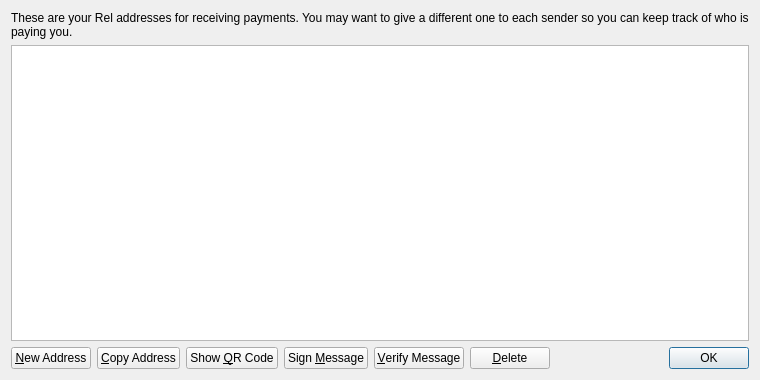
<?xml version="1.0" encoding="UTF-8"?>
<ui version="4.0">
 <class>AddressBookPage</class>
 <widget class="QWidget" name="AddressBookPage">
  <property name="geometry">
   <rect>
    <x>0</x>
    <y>0</y>
    <width>760</width>
    <height>380</height>
   </rect>
  </property>
  <property name="windowTitle">
   <string>Address Book</string>
  </property>
  <layout class="QVBoxLayout" name="verticalLayout">
   <item>
    <widget class="QLabel" name="labelExplanation">
     <property name="text">
      <string>These are your Rel addresses for receiving payments. You may want to give a different one to each sender so you can keep track of who is paying you.</string>
     </property>
     <property name="textFormat">
      <enum>Qt::PlainText</enum>
     </property>
     <property name="wordWrap">
      <bool>true</bool>
     </property>
    </widget>
   </item>
   <item>
    <widget class="QTableView" name="tableView">
     <property name="contextMenuPolicy">
      <enum>Qt::CustomContextMenu</enum>
     </property>
     <property name="toolTip">
      <string>Double-click to edit address or label</string>
     </property>
     <property name="tabKeyNavigation">
      <bool>false</bool>
     </property>
     <property name="selectionMode">
      <enum>QAbstractItemView::SingleSelection</enum>
     </property>
     <property name="selectionBehavior">
      <enum>QAbstractItemView::SelectRows</enum>
     </property>
     <property name="sortingEnabled">
      <bool>true</bool>
     </property>
     <attribute name="verticalHeaderVisible">
      <bool>false</bool>
     </attribute>
    </widget>
   </item>
   <item>
    <layout class="QHBoxLayout" name="horizontalLayout">
     <item>
      <widget class="QPushButton" name="newAddressButton">
       <property name="toolTip">
        <string>Create a new address</string>
       </property>
       <property name="text">
        <string>&amp;New Address</string>
       </property>
      </widget>
     </item>
     <item>
      <widget class="QPushButton" name="copyToClipboard">
       <property name="toolTip">
        <string>Copy the currently selected address to the system clipboard</string>
       </property>
       <property name="text">
        <string>&amp;Copy Address</string>
       </property>
      </widget>
     </item>
     <item>
      <widget class="QPushButton" name="showQRCode">
       <property name="text">
        <string>Show &amp;QR Code</string>
       </property>
      </widget>
     </item>
     <item>
      <widget class="QPushButton" name="signMessage">
       <property name="toolTip">
        <string>Sign a message to prove you own a Rel address</string>
       </property>
       <property name="text">
        <string>Sign &amp;Message</string>
       </property>
      </widget>
     </item>
     <item>
      <widget class="QPushButton" name="verifyMessage">
       <property name="toolTip">
        <string>Verify a message to ensure it was signed with a specified Rel address</string>
       </property>
       <property name="text">
        <string>&amp;Verify Message</string>
       </property>
      </widget>
     </item>
     <item>
      <widget class="QPushButton" name="deleteButton">
       <property name="toolTip">
        <string>Delete the currently selected address from the list</string>
       </property>
       <property name="text">
        <string>&amp;Delete</string>
       </property>
      </widget>
     </item>
     <item>
      <spacer name="horizontalSpacer">
       <property name="orientation">
        <enum>Qt::Horizontal</enum>
       </property>
       <property name="sizeHint" stdset="0">
        <size>
         <width>40</width>
         <height>20</height>
        </size>
       </property>
      </spacer>
     </item>
     <item>
      <widget class="QDialogButtonBox" name="buttonBox">
       <property name="sizePolicy">
        <sizepolicy hsizetype="Maximum" vsizetype="Fixed">
         <horstretch>0</horstretch>
         <verstretch>0</verstretch>
        </sizepolicy>
       </property>
       <property name="standardButtons">
        <set>QDialogButtonBox::Ok</set>
       </property>
      </widget>
     </item>
    </layout>
   </item>
  </layout>
 </widget>
 <resources>
  <include location="../bitcoin.qrc"/>
 </resources>
 <connections/>
</ui>
